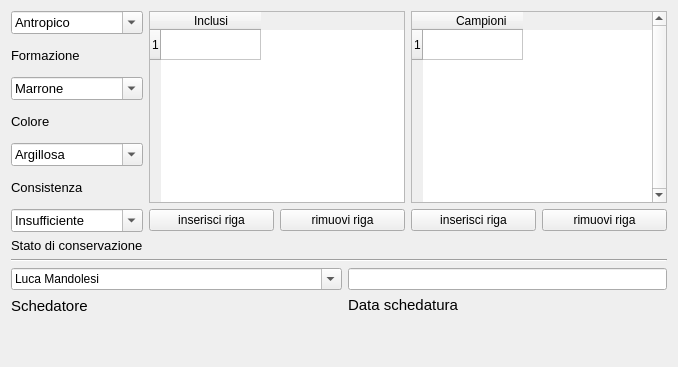
       <widget class="QWidget" name="tab_3">
        <attribute name="title">
         <string>Dati Fisici - Dati Schedatore</string>
        </attribute>
        <layout class="QGridLayout" name="gridLayout_19">
         <item row="0" column="0">
          <layout class="QGridLayout" name="gridLayout_14">
           <item row="0" column="0">
            <widget class="QComboBox" name="comboBox_formazione">
             <property name="font">
              <font>
               <pointsize>10</pointsize>
              </font>
             </property>
             <property name="editable">
              <bool>true</bool>
             </property>
             <item>
              <property name="text">
               <string>Antropico</string>
              </property>
             </item>
             <item>
              <property name="text">
               <string>Naturale</string>
              </property>
             </item>
            </widget>
           </item>
           <item row="0" column="1" rowspan="6" colspan="2">
            <widget class="QTableWidget" name="tableWidget_inclusi">
             <property name="frameShape">
              <enum>QFrame::StyledPanel</enum>
             </property>
             <property name="frameShadow">
              <enum>QFrame::Raised</enum>
             </property>
             <property name="verticalScrollBarPolicy">
              <enum>Qt::ScrollBarAsNeeded</enum>
             </property>
             <property name="horizontalScrollBarPolicy">
              <enum>Qt::ScrollBarAsNeeded</enum>
             </property>
             <property name="editTriggers">
              <set>QAbstractItemView::AnyKeyPressed|QAbstractItemView::DoubleClicked|QAbstractItemView::EditKeyPressed</set>
             </property>
             <property name="selectionMode">
              <enum>QAbstractItemView::SingleSelection</enum>
             </property>
             <property name="selectionBehavior">
              <enum>QAbstractItemView::SelectRows</enum>
             </property>
             <property name="rowCount">
              <number>1</number>
             </property>
             <property name="columnCount">
              <number>1</number>
             </property>
             <row/>
             <column>
              <property name="text">
               <string>Inclusi</string>
              </property>
             </column>
            </widget>
           </item>
           <item row="0" column="3" rowspan="6" colspan="2">
            <widget class="QTableWidget" name="tableWidget_campioni">
             <property name="frameShape">
              <enum>QFrame::StyledPanel</enum>
             </property>
             <property name="frameShadow">
              <enum>QFrame::Raised</enum>
             </property>
             <property name="verticalScrollBarPolicy">
              <enum>Qt::ScrollBarAlwaysOn</enum>
             </property>
             <property name="horizontalScrollBarPolicy">
              <enum>Qt::ScrollBarAlwaysOff</enum>
             </property>
             <property name="editTriggers">
              <set>QAbstractItemView::AnyKeyPressed|QAbstractItemView::DoubleClicked|QAbstractItemView::EditKeyPressed</set>
             </property>
             <property name="selectionMode">
              <enum>QAbstractItemView::SingleSelection</enum>
             </property>
             <property name="selectionBehavior">
              <enum>QAbstractItemView::SelectRows</enum>
             </property>
             <property name="rowCount">
              <number>1</number>
             </property>
             <property name="columnCount">
              <number>1</number>
             </property>
             <row/>
             <column>
              <property name="text">
               <string>                     Campioni                </string>
              </property>
             </column>
            </widget>
           </item>
           <item row="1" column="0">
            <widget class="QLabel" name="label_20">
             <property name="font">
              <font>
               <pointsize>10</pointsize>
              </font>
             </property>
             <property name="text">
              <string>Formazione</string>
             </property>
            </widget>
           </item>
           <item row="2" column="0">
            <widget class="QComboBox" name="comboBox_colore">
             <property name="font">
              <font>
               <pointsize>10</pointsize>
              </font>
             </property>
             <property name="editable">
              <bool>true</bool>
             </property>
             <item>
              <property name="text">
               <string>Marrone</string>
              </property>
             </item>
             <item>
              <property name="text">
               <string>Marrone chiaro</string>
              </property>
             </item>
             <item>
              <property name="text">
               <string>Marrone scuro</string>
              </property>
             </item>
             <item>
              <property name="text">
               <string>-</string>
              </property>
             </item>
             <item>
              <property name="text">
               <string>Giallo</string>
              </property>
             </item>
             <item>
              <property name="text">
               <string>Giallo scuro</string>
              </property>
             </item>
             <item>
              <property name="text">
               <string>Giallo chiaro</string>
              </property>
             </item>
             <item>
              <property name="text">
               <string>-</string>
              </property>
             </item>
             <item>
              <property name="text">
               <string/>
              </property>
             </item>
             <item>
              <property name="text">
               <string>-</string>
              </property>
             </item>
            </widget>
           </item>
           <item row="3" column="0">
            <widget class="QLabel" name="label_21">
             <property name="font">
              <font>
               <pointsize>10</pointsize>
              </font>
             </property>
             <property name="text">
              <string>Colore</string>
             </property>
            </widget>
           </item>
           <item row="4" column="0">
            <widget class="QComboBox" name="comboBox_consistenza">
             <property name="font">
              <font>
               <pointsize>10</pointsize>
              </font>
             </property>
             <property name="editable">
              <bool>true</bool>
             </property>
             <item>
              <property name="text">
               <string>Argillosa</string>
              </property>
             </item>
             <item>
              <property name="text">
               <string>Compatta</string>
              </property>
             </item>
             <item>
              <property name="text">
               <string>Friabile</string>
              </property>
             </item>
             <item>
              <property name="text">
               <string>Sabbiosa</string>
              </property>
             </item>
             <item>
              <property name="text">
               <string>-</string>
              </property>
             </item>
             <item>
              <property name="text">
               <string/>
              </property>
             </item>
             <item>
              <property name="text">
               <string>-</string>
              </property>
             </item>
            </widget>
           </item>
           <item row="5" column="0">
            <widget class="QLabel" name="label_26">
             <property name="font">
              <font>
               <pointsize>10</pointsize>
              </font>
             </property>
             <property name="text">
              <string>Consistenza</string>
             </property>
            </widget>
           </item>
           <item row="6" column="0">
            <widget class="QComboBox" name="comboBox_conservazione">
             <property name="font">
              <font>
               <pointsize>10</pointsize>
              </font>
             </property>
             <property name="editable">
              <bool>true</bool>
             </property>
             <item>
              <property name="text">
               <string>Insufficiente</string>
              </property>
             </item>
             <item>
              <property name="text">
               <string>Scarso</string>
              </property>
             </item>
             <item>
              <property name="text">
               <string>Buono</string>
              </property>
             </item>
             <item>
              <property name="text">
               <string>Discreto</string>
              </property>
             </item>
             <item>
              <property name="text">
               <string>Ottimo</string>
              </property>
             </item>
            </widget>
           </item>
           <item row="6" column="1">
            <widget class="QPushButton" name="pushButton_insert_row_inclusi">
             <property name="font">
              <font>
               <pointsize>9</pointsize>
              </font>
             </property>
             <property name="text">
              <string>inserisci riga</string>
             </property>
            </widget>
           </item>
           <item row="6" column="2">
            <widget class="QPushButton" name="pushButton_remove_row_inclusi">
             <property name="font">
              <font>
               <pointsize>9</pointsize>
              </font>
             </property>
             <property name="text">
              <string>rimuovi riga</string>
             </property>
            </widget>
           </item>
           <item row="6" column="3">
            <widget class="QPushButton" name="pushButton_insert_row_campioni">
             <property name="font">
              <font>
               <pointsize>9</pointsize>
              </font>
             </property>
             <property name="text">
              <string>inserisci riga</string>
             </property>
            </widget>
           </item>
           <item row="6" column="4">
            <widget class="QPushButton" name="pushButton_remove_row_campioni">
             <property name="font">
              <font>
               <pointsize>9</pointsize>
              </font>
             </property>
             <property name="text">
              <string>rimuovi riga</string>
             </property>
            </widget>
           </item>
           <item row="7" column="0">
            <widget class="QLabel" name="label_23">
             <property name="font">
              <font>
               <pointsize>10</pointsize>
              </font>
             </property>
             <property name="text">
              <string>Stato di conservazione</string>
             </property>
            </widget>
           </item>
          </layout>
         </item>
         <item row="1" column="0">
          <widget class="Line" name="line_4">
           <property name="orientation">
            <enum>Qt::Horizontal</enum>
           </property>
          </widget>
         </item>
         <item row="2" column="0">
          <layout class="QGridLayout" name="gridLayout_13">
           <item row="0" column="1">
            <layout class="QGridLayout" name="gridLayout_12">
             <item row="0" column="0">
              <widget class="QLineEdit" name="lineEdit_data_schedatura">
               <property name="text">
                <string/>
               </property>
              </widget>
             </item>
             <item row="1" column="0">
              <widget class="QLabel" name="label_25">
               <property name="font">
                <font>
                 <pointsize>11</pointsize>
                </font>
               </property>
               <property name="text">
                <string>Data schedatura</string>
               </property>
              </widget>
             </item>
             <item row="2" column="0">
              <spacer name="verticalSpacer_2">
               <property name="orientation">
                <enum>Qt::Vertical</enum>
               </property>
               <property name="sizeHint" stdset="0">
                <size>
                 <width>20</width>
                 <height>40</height>
                </size>
               </property>
              </spacer>
             </item>
            </layout>
           </item>
           <item row="0" column="0">
            <layout class="QGridLayout" name="gridLayout_11">
             <item row="0" column="0" colspan="2">
              <widget class="QComboBox" name="comboBox_schedatore">
               <property name="editable">
                <bool>true</bool>
               </property>
               <item>
                <property name="text">
                 <string>Luca Mandolesi</string>
                </property>
               </item>
              </widget>
             </item>
             <item row="1" column="0">
              <widget class="QLabel" name="label_35">
               <property name="font">
                <font>
                 <pointsize>11</pointsize>
                </font>
               </property>
               <property name="text">
                <string>Schedatore</string>
               </property>
              </widget>
             </item>
             <item row="1" column="1">
              <spacer name="horizontalSpacer_8">
               <property name="orientation">
                <enum>Qt::Horizontal</enum>
               </property>
               <property name="sizeHint" stdset="0">
                <size>
                 <width>248</width>
                 <height>20</height>
                </size>
               </property>
              </spacer>
             </item>
             <item row="2" column="0">
              <spacer name="verticalSpacer">
               <property name="orientation">
                <enum>Qt::Vertical</enum>
               </property>
               <property name="sizeHint" stdset="0">
                <size>
                 <width>20</width>
                 <height>40</height>
                </size>
               </property>
              </spacer>
             </item>
            </layout>
           </item>
          </layout>
         </item>
        </layout>
       </widget>
